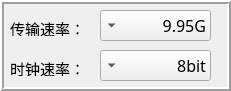
       <widget class="QFrame" name="frame_13">
        <property name="geometry">
         <rect>
          <x>250</x>
          <y>30</y>
          <width>231</width>
          <height>91</height>
         </rect>
        </property>
        <property name="frameShape">
         <enum>QFrame::Box</enum>
        </property>
        <property name="frameShadow">
         <enum>QFrame::Raised</enum>
        </property>
        <property name="lineWidth">
         <number>2</number>
        </property>
        <widget class="QComboBox" name="comboBox_WMA_Pattern_V">
         <property name="geometry">
          <rect>
           <x>100</x>
           <y>10</y>
           <width>111</width>
           <height>31</height>
          </rect>
         </property>
         <property name="font">
          <font>
           <family>黑体</family>
           <pointsize>12</pointsize>
          </font>
         </property>
         <property name="layoutDirection">
          <enum>Qt::RightToLeft</enum>
         </property>
         <property name="autoFillBackground">
          <bool>false</bool>
         </property>
         <item>
          <property name="text">
           <string>9.95G</string>
          </property>
         </item>
         <item>
          <property name="text">
           <string>10.31G</string>
          </property>
         </item>
         <item>
          <property name="text">
           <string>11.31G</string>
          </property>
         </item>
         <item>
          <property name="text">
           <string>12.16G</string>
          </property>
         </item>
         <item>
          <property name="text">
           <string>14.02G</string>
          </property>
         </item>
         <item>
          <property name="text">
           <string>22.77G</string>
          </property>
         </item>
         <item>
          <property name="text">
           <string>24.33G</string>
          </property>
         </item>
         <item>
          <property name="text">
           <string>25.78G</string>
          </property>
         </item>
         <item>
          <property name="text">
           <string>27.95G</string>
          </property>
         </item>
         <item>
          <property name="text">
           <string>28.05G</string>
          </property>
         </item>
        </widget>
        <widget class="QComboBox" name="comboBox_WMA_Pattern_HM">
         <property name="geometry">
          <rect>
           <x>100</x>
           <y>50</y>
           <width>111</width>
           <height>31</height>
          </rect>
         </property>
         <property name="font">
          <font>
           <family>黑体</family>
           <pointsize>12</pointsize>
          </font>
         </property>
         <property name="layoutDirection">
          <enum>Qt::RightToLeft</enum>
         </property>
         <property name="autoFillBackground">
          <bool>false</bool>
         </property>
         <item>
          <property name="text">
           <string>8bit</string>
          </property>
         </item>
         <item>
          <property name="text">
           <string>16bit</string>
          </property>
         </item>
         <item>
          <property name="text">
           <string>off</string>
          </property>
         </item>
        </widget>
        <widget class="QLabel" name="label_19">
         <property name="geometry">
          <rect>
           <x>10</x>
           <y>60</y>
           <width>81</width>
           <height>16</height>
          </rect>
         </property>
         <property name="font">
          <font>
           <family>黑体</family>
           <pointsize>11</pointsize>
          </font>
         </property>
         <property name="text">
          <string>时钟速率：</string>
         </property>
        </widget>
        <widget class="QLabel" name="label_20">
         <property name="geometry">
          <rect>
           <x>10</x>
           <y>20</y>
           <width>81</width>
           <height>16</height>
          </rect>
         </property>
         <property name="font">
          <font>
           <family>黑体</family>
           <pointsize>11</pointsize>
          </font>
         </property>
         <property name="text">
          <string>传输速率：</string>
         </property>
        </widget>
       </widget>
